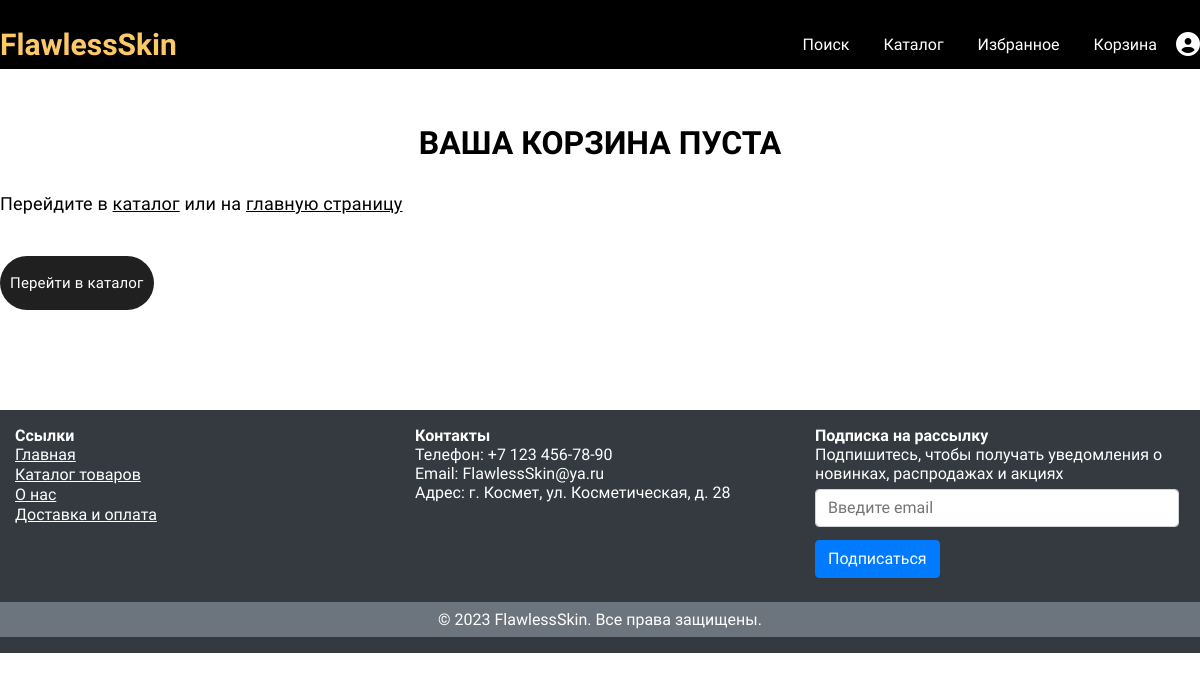
The app's page /cart/ (signed in), older data.
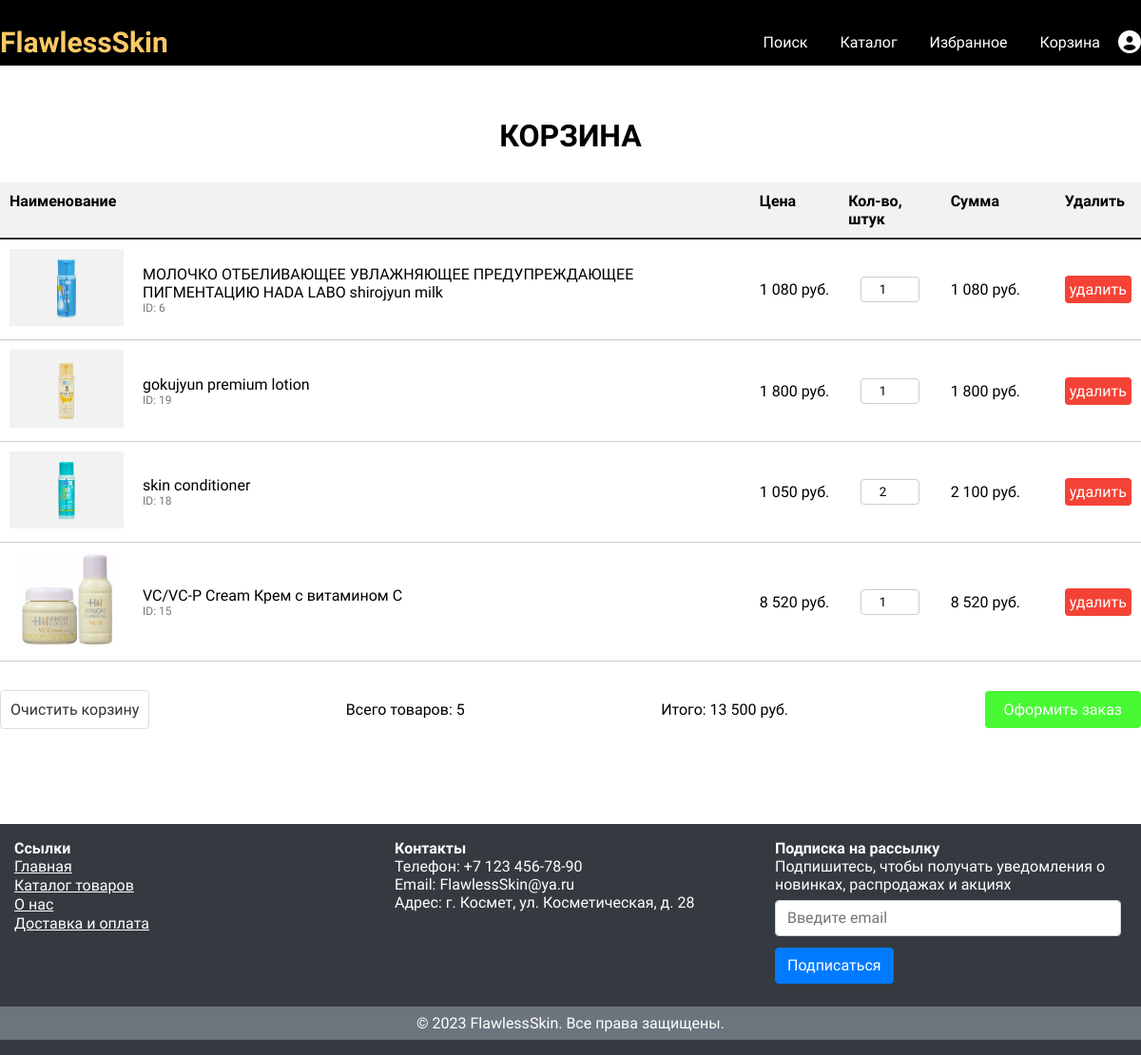
The same page, newer data.
### main/models.py (models this page shows, shortened)
class Cart(models.Model):
	user = models.ForeignKey(verbose_name="Пользователь", to=User, on_delete=models.CASCADE, null=True)
	product = models.ForeignKey(verbose_name="Товар", to=Product, on_delete=models.CASCADE)
	quantity = models.PositiveSmallIntegerField("Количество добавленных единиц")
	created_timestamp = models.DateTimeField(auto_now_add=True)
	class Meta:
		verbose_name = "Корзина"
		verbose_name_plural = "Корзины"
	def sum_price(self):
		return self.quantity * self.product.price
	def total_amount(self):
		carts = Cart.objects.filter(user=self.user)
		return sum(cart.sum_price() for cart in carts)
	def total_quantity(self):
		carts = Cart.objects.filter(user=self.user)
		return sum(cart.quantity for cart in carts)

class Product(models.Model):
	units_of_measurement = (
		('kg', 'кг'),
		('g', 'гр'),
		('l', 'л'),
		('ml', 'мл'),
		('sachet', 'cаше'),
		('portion', 'порции'),
		('pairs', 'пар'),
	)
	title = models.CharField("Название товара", max_length=255, default="")
	slug = models.SlugField(verbose_name="URL", max_length=255, unique=True, db_index=True)
	image = models.ImageField("Фото товара", upload_to="uploads/products/", default="uploads/default_image_1.png",
							  max_length=255)
	description = models.TextField("Описание", help_text="Укажите подробное описание товара")
	structure = models.TextField("Состав", help_text="Укажите компоненты через запятую (,)")
	price = models.IntegerField("Цена", help_text="Введите число без пробелов")
	country_manufacture = models.CharField("Производство", max_length=50, help_text="Страна производства товара")
	brand = models.ForeignKey(verbose_name="Бренд", to=ProductBrand, on_delete=models.PROTECT, null=True)
	volume = models.PositiveIntegerField("Объём продукта")
	unit_of_measurement_of_volume = models.CharField("Выберите единицу измерения объёма продукта", max_length=100,
													 choices=units_of_measurement)
	date = models.DateTimeField(auto_now_add=True)
	time_update = models.DateTimeField(auto_now=True)
	quantity = models.PositiveIntegerField("Количество штук", default=0)
	category = models.ForeignKey(to=ProductCategory, on_delete=models.PROTECT, default=1)
	class Meta:
		verbose_name = "Товар"
		verbose_name_plural = "Товары"

### users/models.py (models this page shows)
class User(AbstractUser):
	image = models.ImageField("Аватарка", upload_to='uploads/users_images/', blank=True, null=True)
	phone = models.CharField("Номер телефона", max_length=20, blank=True, null=True)
	address = models.CharField("Адрес доставки", max_length=255, blank=True, null=True)

### main/views.py (the view)
# urls.py: path('cart/', views.cart, name="cart"),
@login_required
def cart(request):
	carts = Cart.objects.filter(user=request.user)
	context = {
		'carts': carts,
	}
	return render(request, "main/cart.html", context)

### main/templates/main/cart.html (shortened to what this page needs)
{% extends 'main/base.html' %}
{% load static %}
{% load humanize %}
{% block css %}
    <link rel="stylesheet" href="{% static 'main/css/cart.css' %}">
{% endblock %}
{% block content %}
    {% if carts %}
         <div class="title__wrapper">
            <div class="container">
                <div class="title">
                    <h1 class="title">Корзина</h1>
                </div>
            </div>
        </div>
    {% else %}
        <div class="title__wrapper">
            <div class="container">
                <div class="title">
                    <h1 class="title">Ваша корзина пуста</h1>
                </div>
            </div>
        </div>
    {% endif %}
    <div class="cart">
        <div class="container">
            {% if carts %}
                <table class="cart__table">
                    <thead>
                    <tr>
                        <th colspan="2">Наименование</th>
                        <th>Цена</th>
                        <th>Кол-во, штук</th>
                        <th>Сумма</th>
                        <th>Удалить</th>
                    </tr>
                    </thead>
                    <tbody>
                    {% for cart in carts %}
                        <tr>
                            <td><img src="{{ cart.product.image.url }}" alt="{{ cart.product.title }}"></td>
                            <td>{{ cart.product.title }}<br><small>ID: {{ cart.product.id }}</small></td>
                            <td>{{ cart.product.price|intcomma }} руб.</td>
                            <td><input data-price="{{ cart.product.price }}" type="number" name="quantity" min="1" value="{{ cart.quantity }}" data-cart-id="{{ cart.id }}"></td>
                            <td style="min-width: 100px"><span class="cart_sum_price">{{ cart.sum_price }}</span> руб.</td>
                            <td><a href="{% url 'products:delete_from_cart' cart.product.id %}" class="cart__delete">удалить </a></td>
                        </tr>
                    {% endfor %}
                    </tbody>
                </table>
                <div class="cart__actions">
                    <a href="{% url "products:empty_the_cart" %}" class=" cart__to__clear">Очистить корзину</a>
                    <div class="cart__total">
                        <span>Всего товаров: </span><span id="total_quantity">{{ carts.0.total_quantity }}</span>
                    </div>
                    <div class="cart__total">
                        <span>Итого: </span><span id="total_sum"> {{ carts.0.total_amount|intcomma }}</span> руб.
                    </div>
                    <a href="{% url 'products:make_order' %}" class="cart__to__order">Оформить заказ</a>
                </div>
            {% else %}
                <div class="cart__empty">
                    <p class="text">Перейдите в <a href="{% url 'products:catalog' %}">каталог</a> или на <a href="{% url 'products:index' %}">главную страницу</a></p>
                    <a class="btn" href="{% url 'products:catalog' %}">Перейти в каталог</a>
                </div>
            {% endif %}
        </div>
    </div>
{% endblock %}

Row changes from the older to the newer data that the page shows:
added Cart: product.image (picture), product "МОЛОЧКО ОТБЕЛИВАЮЩЕЕ УВЛАЖНЯЮЩЕЕ ПРЕДУПРЕЖДАЮЩЕЕ ПИГМЕНТАЦИЮ HADA LABO shirojyun milk", product.id "6", product.price "1 080", quantity "1", sum_price "1 080", user+quantity "5", user+quantity+product "13 500"
added Cart: product.image (picture), product "gokujyun premium lotion", product.id "19", product.price "1 800", quantity "1", sum_price "1 800"
added Cart: product.image (picture), product "skin conditioner", product.id "18", product.price "1 050", quantity "2", sum_price "2 100"
added Cart: product.image (picture), product "VC/VC-P Cream Крем с витамином С", product.id "15", product.price "8 520", quantity "1", sum_price "8 520"
Text that changed along with them:
text no longer shown: "ВАША КОРЗИНА ПУСТА Перейдите в каталог или на главную страницу Перейти в каталог"
text now shown: "КОРЗИНА Наименование Цена Кол-во, штук Сумма Удалить Очистить корзину Всего товаров: Итого: руб. Оформить заказ"
